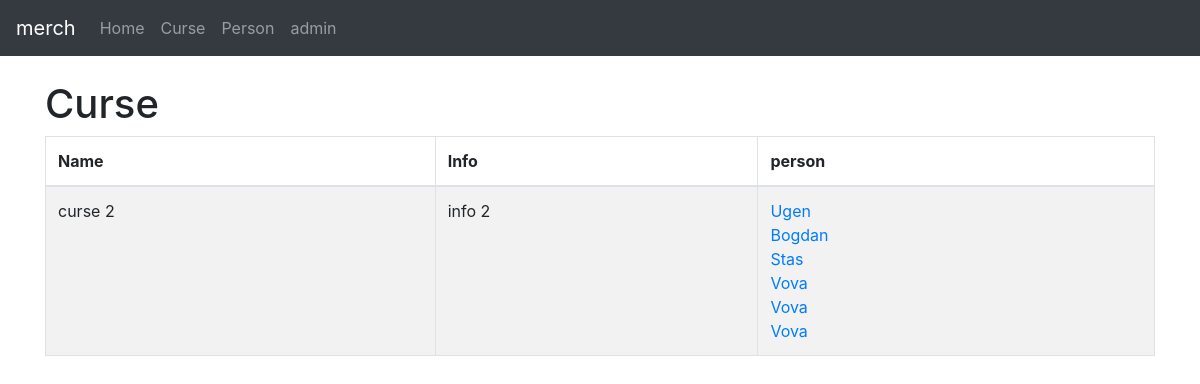
The app's page /curse/2/, older data.
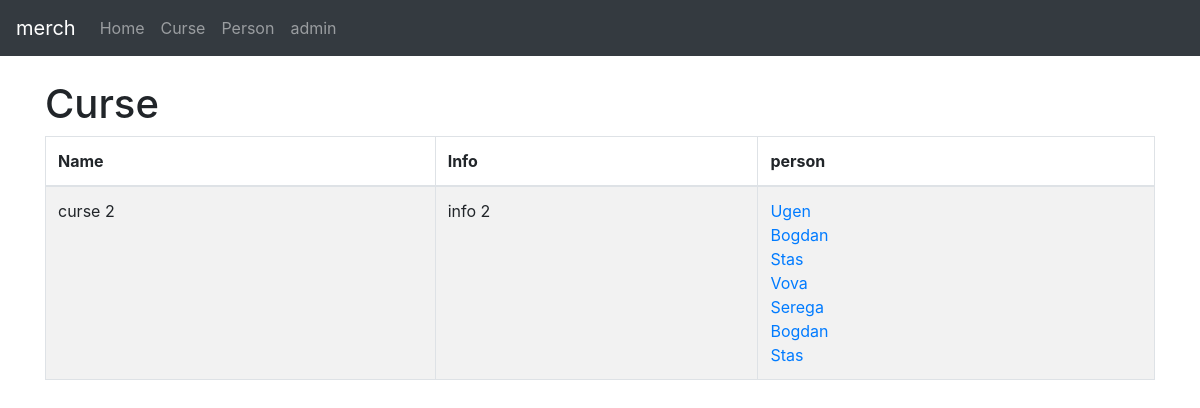
The same page, newer data.
### person/models.py (models this page shows)
class Person(models.Model):
	name = models.CharField(max_length=255)
	surname = models.CharField(max_length=255)
	date_of_birth = models.DateField()
	email = models.EmailField()
	phone = models.CharField(max_length=255, blank=True)
	curse = models.ManyToManyField(Curse, blank=True)

### person/views.py (the view)
# urls.py: url(r'^curse/(?P<pk>\d+)/$', CurseDetailView.as_view()),
class CurseDetailView(DetailView):
    model = Curse
    template_name = 'curse/curse.html'
    context_object_name = 'curse'

### templates/curse/curse.html (shortened to what this page needs)
{%extends "baselist.html" %}
{% block nameList %}Curse{%endblock %}
{% block list %}
<thead>
  <tr>
    <th> Name </th>
    <th> Info</th>
    <th> person</th>
  </tr>
</thead>
<tbody>
  <tr>
    <td>{{ curse.name }} </td>
    <td>{{ curse.info }}</td>
    <td>
      {%for person in curse.person_set.all %}
      <a href="/person/{{person.id}}/">{{ person.name }}<br> </a>
      {%endfor%}
    </td>
  </tr>
</tbody>
{% endblock list %}

Row changes from the older to the newer data that the page shows:
removed Person: name "Vova"
removed Person: name "Vova"
added Person: name "Serega"
added Person: name "Bogdan"
added Person: name "Stas"
